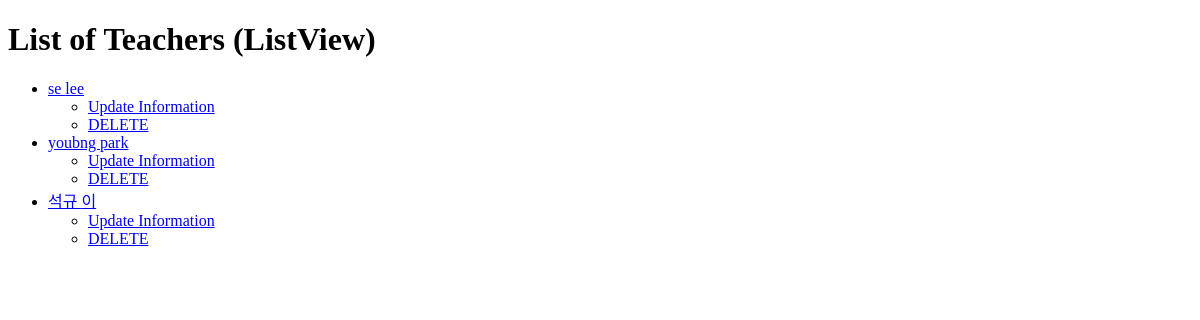
Page /classroom/list_teacher on the earlier database version.
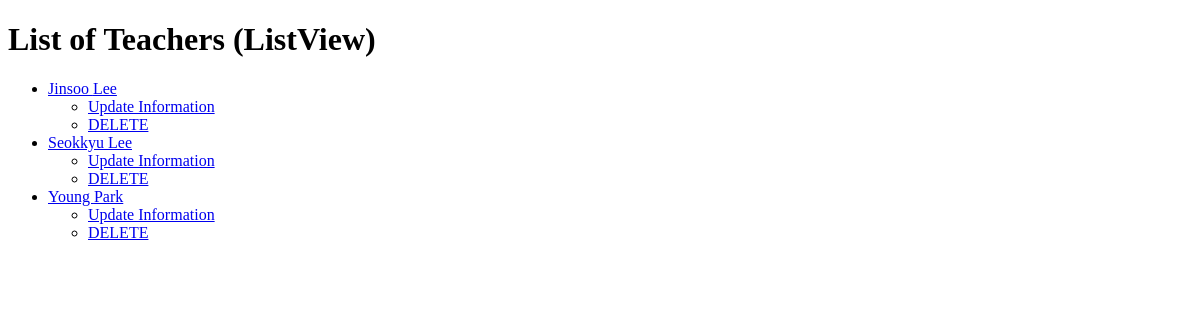
Same page on the later database version.
### classroom/models.py (models this page shows, shortened)
class Teacher(models.Model):
    first_name = models.CharField(max_length=30)
    last_name = models.CharField(max_length=30)
    subject = models.CharField(max_length=30)

### classroom/views.py (the view)
# urls.py: path('list_teacher', TeacherListView.as_view(), name='list_teacher'),
class TeacherListView(ListView):
    model = Teacher
    queryset = Teacher.objects.order_by('first_name')
    context_object_name = 'teachers'

### classroom/templates/classroom/teacher_list.html (shortened to what this page needs)
<!DOCTYPE html>
<html lang="en">
<head>
</head>
<body>
    <h1>List of Teachers (ListView)</h1>
    <ul>
        {% for teacher in teachers %}
            <li><a href="/classroom/detail_teacher/{{ teacher.id }}">{{ teacher.first_name }} {{ teacher.last_name }}</a></li>
            <ul>
                <li><a href="/classroom/update_teacher/{{ teacher.id }}">Update Information</a></li>
                <li><a href="/classroom/delete_teacher/{{ teacher.id }}">DELETE</a></li>
            </ul>
        {% endfor %}
    </ul>
</body>
</html>

Differences in the rows shown:
changed Teacher: first_name "se" → "Jinsoo"; last_name "lee" → "Lee"
changed Teacher: first_name "석규" → "Seokkyu"; last_name "이" → "Lee"; moves up the list
changed Teacher: first_name "youbng" → "Young"; last_name "park" → "Park"
